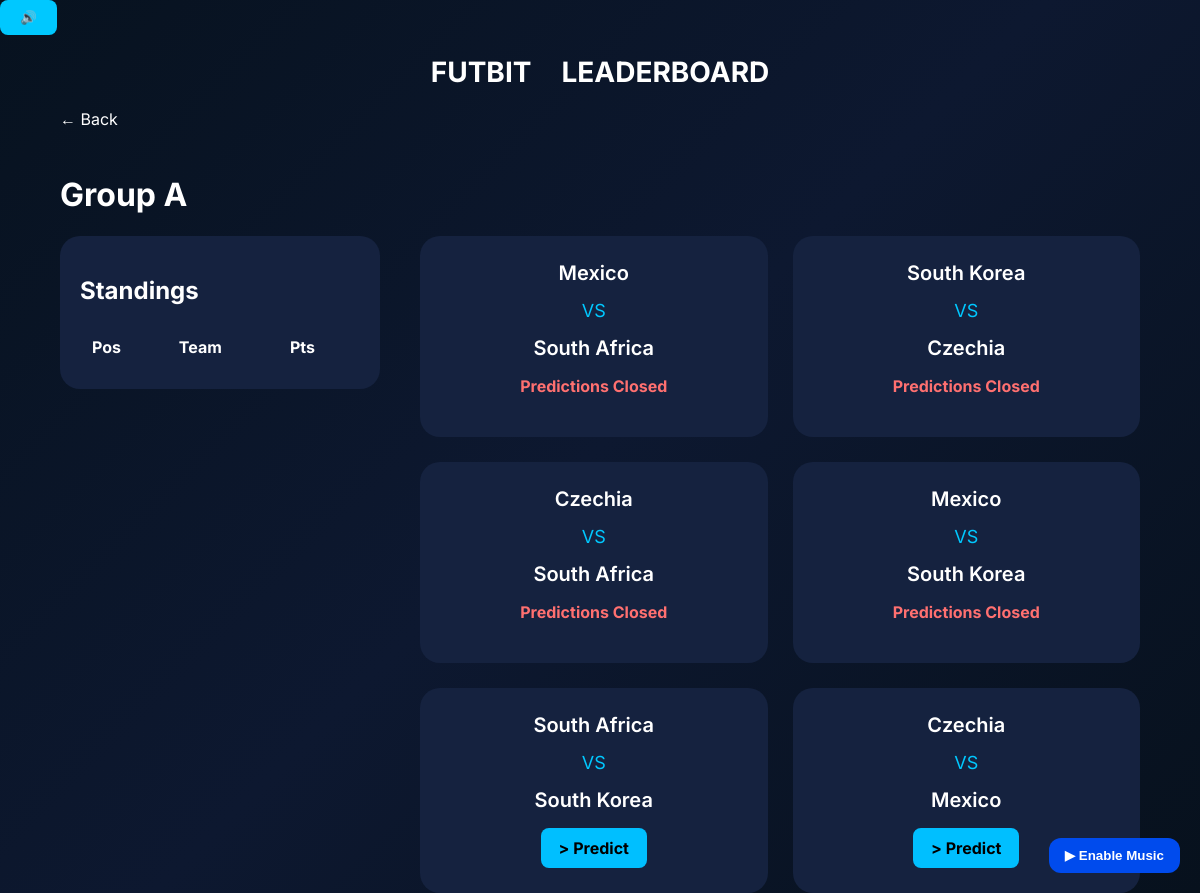
The app's page /group/A, older data.
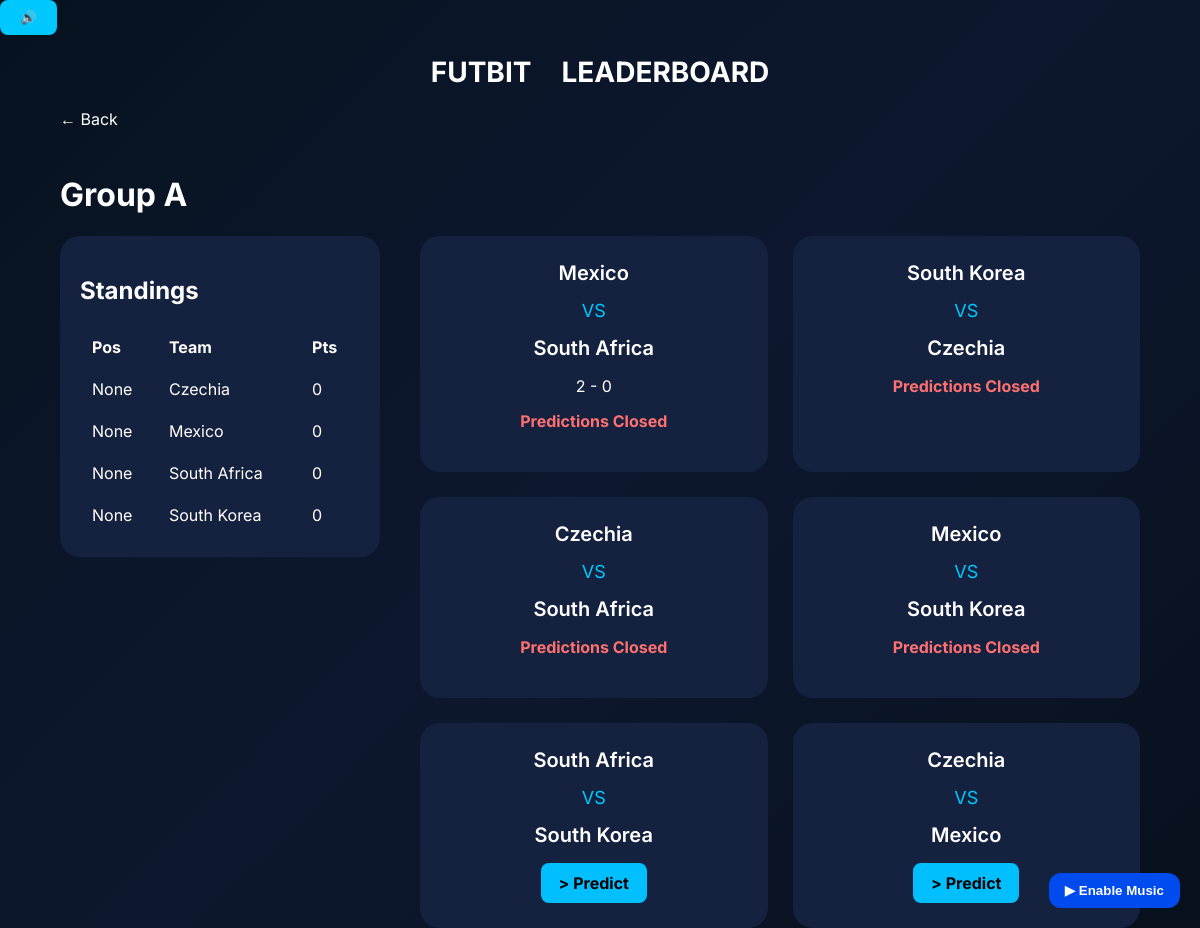
The same page, newer data.
### tables this page shows
CREATE TABLE matches (
            id INTEGER PRIMARY KEY,
            team1 TEXT,
            team2 TEXT,
            group_name TEXT,
            stage TEXT,
            match_number INTEGER,
            kickoff DATETIME,
            score1 INTEGER,
            score2 INTEGER,
            status TEXT,
            processed INTEGER DEFAULT 0
        );

CREATE TABLE standings (
            id INTEGER PRIMARY KEY AUTOINCREMENT,
            group_name TEXT,
            team TEXT,
            played INTEGER DEFAULT 0,
            wins INTEGER DEFAULT 0,
            draws INTEGER DEFAULT 0,
            losses INTEGER DEFAULT 0,
            gf INTEGER DEFAULT 0,
            ga INTEGER DEFAULT 0,
            gd INTEGER DEFAULT 0,
            points INTEGER DEFAULT 0,
            position integer,
            UNIQUE(group_name, team)
        );

### app.py (the view)
@app.route("/group/<group_name>")
def group(group_name):
    matches = get_matches_by_group(group_name)
    standings = get_standings(group_name)
    predictions = {}
    prediction_visibility = {}
    for match in matches:
        preds = get_match_predictions(match["id"])
        if prediction_closed(match["id"]):
            preds.sort(key=lambda p: (-p["points_awarded"], p["submitted_at"]))
        else:
            preds.sort(key=lambda p: p["submitted_at"])
        prediction_visibility[match["id"]] = preds
    if "user_id" in session:
        for match in matches:
            pred = get_prediction(session["user_id"], match["id"])
            predictions[match["id"]] = pred
    return render_template(
        "group.html",
        group_name=group_name,
        matches=matches,
        standings=standings,
        predictions=predictions,
        prediction_visibility=prediction_visibility,
        predict_match=request.args.get("predict", type=int),
    )

### helpers.py (called while the page is built)
def get_connection():
    conn = sqlite3.connect(DB_PATH)
    conn.row_factory = sqlite3.Row
    conn.execute("PRAGMA foreign_keys = ON")
    return conn

def get_matches_by_group(group_name):
    conn = get_connection()
    matches = conn.execute(
        """
        SELECT *
        FROM matches
        WHERE group_name=?
        ORDER BY kickoff
        """,
        (group_name,),
    ).fetchall()
    conn.close()
    return matches

def get_standings(group_name):
    conn = get_connection()
    standings = conn.execute(
        """
        SELECT *
        FROM standings
        WHERE group_name=?
        ORDER BY
            position ASC
        """,
        (group_name,),
    ).fetchall()
    conn.close()
    return standings

def get_match(match_id):
    conn = get_connection()
    match = conn.execute(
        """
        SELECT *

        FROM matches

        WHERE id = ?

        """,
        (match_id,),
    ).fetchone()
    conn.close()
    return match

def prediction_closed(match_id):
    match = get_match(match_id)
    kickoff = datetime.fromisoformat(match["kickoff"])
    lock_time = kickoff - timedelta(minutes=20)
    now = datetime.now(kickoff.tzinfo)
    return now >= lock_time

def get_match_predictions(match_id):
    conn = get_connection()
    predictions = conn.execute(
        """

        SELECT

        users.username,

        predictions.pred1,

        predictions.pred2,

        predictions.points_awarded,

        predictions.submitted_at


        FROM predictions


        JOIN users


        ON users.id = predictions.user_id


        WHERE match_id = ?

        """,
        (match_id,),
    ).fetchall()
    conn.close()
    return predictions

### templates/group.html (shortened to what this page needs)
{% extends "base.html" %} {% block content %}
<a href="{{url_for('home')}}" class="back"> ← Back </a>
<h1>Group {{group_name}}</h1>
<div class="group-layout">
  <div class="standings-card">
    <h2>Standings</h2>
    <table>
      <tr>
        <th>Pos</th>
        <th>Team</th>
        <th>Pts</th>
      </tr>
      {% for team in standings %}
      <tr>
        <td>{{team["position"]}}</td>
        <td>{{team["team"]}}</td>
        <td>{{team["points"]}}</td>
      </tr>
      {% endfor %}
    </table>
  </div>
  <div class="matches-section">
    {% for match in matches %}
    <div class="match-card" id="match-{{match['id']}}">
      <div class="team">{{match["team1"]}}</div>
      <div class="vs">VS</div>
      <div class="team">{{match["team2"]}}</div>
      {% if match["processed"] %}
      <div class="match-score">{{match["score1"]}} - {{match["score2"]}}</div>
      {% endif %}
      {% set prediction = predictions.get(match["id"]) %} {% if
      prediction_closed(match["id"]) %}
      <p class="closed-text">Predictions Closed</p>
      {% else %} {% if predict_match == match["id"] %}
      <form
        method="POST"
        action="{{ url_for('predict', match_id=match['id']) }}"
        class="prediction-form"
      >
        <input type="hidden" name="group_name" value="{{group_name}}" />
        <input
          type="number"
          name="pred1"
          min="0"
          max="20"
          required
          value="{{ prediction['pred1'] if prediction else '' }}"
        />
        -
        <input
          type="number"
          name="pred2"
          min="0"
          max="20"
          required
          value="{{ prediction['pred2'] if prediction else '' }}"
        />
        <button>
          {{ "Update Prediction" if prediction else "Save Prediction" }}
        </button>
      </form>
      {% else %}
      <a
        href="{{url_for('group',group_name=group_name)}}?predict={{match['id']}}#match-{{match['id']}}"
        class="predict-button"
      >
        > Predict
      </a>
      {% endif %} {% endif %} {% set preds =
      prediction_visibility.get(match["id"], []) %}
    </div>
    {% endfor %}
  </div>
</div>
{% endblock %}

### templates/base.html (shortened to what this page needs)
<!doctype html>
<html>
  <head>
    <link
      rel="stylesheet"
      href="{{ url_for('static',
filename='style.css') }}"
    />
  </head>
  <body>
    <button id="music-btn" style="display: none">▶ Enable Music</button>
    <button id="mute-btn">🔊</button>
    <nav class="nav-bar">
      <a class="nav-link" , href="{{ url_for('home') }}"> FUTBIT </a>
      <a class="nav-link" href="{{ url_for('leaderboard') }}"> LEADERBOARD </a>
    </nav>
    <main>{% block content %} {% endblock %}</main>
  </body>
</html>

### static/style.css (style rules this page uses)
html { scroll-behavior: smooth; }
body { font-family: Inter, sans-serif; background: linear-gradient(135deg, #07121f, #0d1830, #07111d); min-height: 100vh; margin: 0; padding: 0; color: white; }
nav { padding: 20px 40px; text-align: center; font-size: 28px; font-weight: 700; }
nav a { text-decoration: none; color: white; }
main { width: 90%; max-width: 1400px; margin: auto; }
.group-layout { display: grid; grid-template-columns: 320px 1fr; gap: 40px; }
.standings-card { background: #15223f; padding: 20px; border-radius: 20px; align-self: start; position: sticky; top: 20px; }
table { width: 100%; }
th { text-align: left; padding: 10px; }
td { padding: 10px; }
.matches-section { display: grid; grid-template-columns: repeat(auto-fit, minmax(260px, 1fr)); gap: 25px; }
.match-card { background: #15223f; padding: 25px; border-radius: 20px; text-align: center; transition: 0.25s; }
.team { font-size: 20px; font-weight: 600; }
.vs { margin: 15px 0; font-size: 18px; color: #00c8ff; }
button { background: #00c8ff; border: none; padding: 10px 20px; border-radius: 8px; font-weight: 700; cursor: pointer; }
.back { display: inline-block; margin-bottom: 25px; color: white; text-decoration: none; }
.predict-button { display: inline-block; padding: 10px 18px; border-radius: 8px; background: #00bfff; text-decoration: none; color: black; font-weight: bold; }
.closed-text { color: #ff7070; font-weight: bold; margin-top: 15px; }
.nav-bar { display: flex; justify-content: center; align-items: center; gap: 30px; }
.nav-link { text-decoration: none; color: white; transition: all 0.2s ease; display: inline-block; }
#music-btn { position: fixed; bottom: 20px; right: 20px; padding: 10px 16px; border: none; border-radius: 12px; background: #004bed; color: white; cursor: pointer; z-index: 1000; }

Row changes from the older to the newer data that the page shows:
added standings: position "None", team "Czechia", points "0"
added standings: position "None", team "Mexico", points "0"
added standings: position "None", team "South Africa", points "0"
added standings: position "None", team "South Korea", points "0"
changed matches (number 1 of 6 on the later page): processed 0 → 1 (drawn); score1 (not shown) → "2"; score2 (not shown) → "0"
